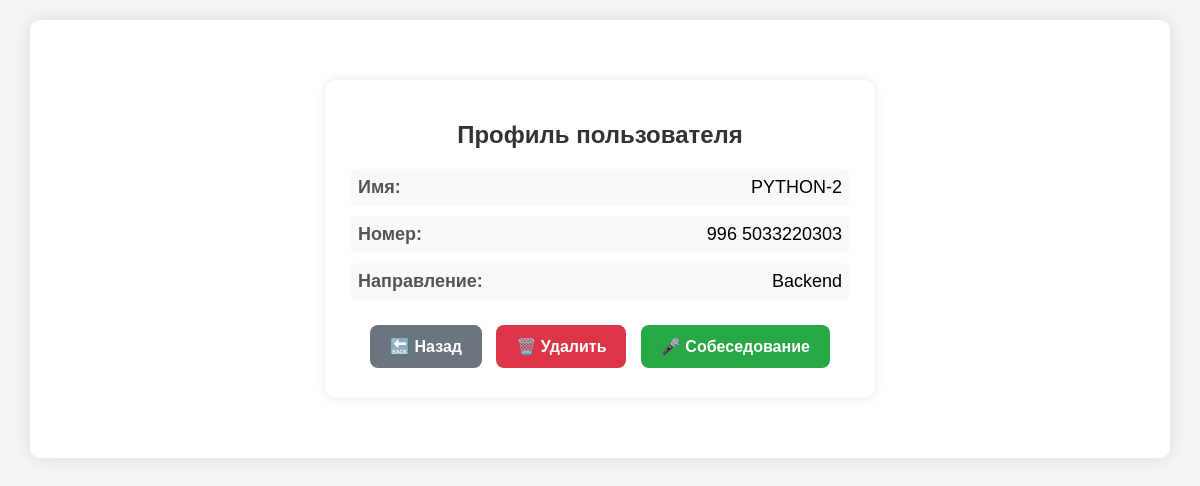
The page /user/48/ on the database its author committed.
### users/models.py (models this page shows, shortened)
class User(models.Model):
    IT_DIRECTIONS = [
        ('Backend', 'Backend'),
        ('Frontend', 'Frontend'),
    ]
    name = models.CharField(max_length=100)
    number = models.CharField(max_length=50)
    direction = models.CharField(max_length=20, choices=IT_DIRECTIONS)
    is_deleted = models.BooleanField(default=False)
    connected = models.BooleanField(default=False)
    interviewed = models.BooleanField(default=False)
    interview_date = models.DateTimeField(null=True, blank=True)  # Дата и время собеседования
    def __str__(self):
        return self.name
    class Trainer(models.Model):
        name = models.CharField(max_length=255)
        direction = models.CharField(max_length=255)
    class User(models.Model):
        name = models.CharField(max_length=100)
        number = models.CharField(max_length=15)
        direction = models.CharField(max_length=100)
        interview_date = models.DateTimeField(null=True, blank=True)  # Дата и время собеседования
        trainer = models.ForeignKey(Trainer, null=True, blank=True, on_delete=models.SET_NULL)  # Назначенный тренер

### users/views.py (the view)
# urls.py: path('user/<int:pk>/', UserDetailView.as_view(), name='user_detail'),
class UserDetailView(DetailView):
    model = User
    template_name = 'users/user_detail.html'
    context_object_name = 'user'

### users/templates/users/user_detail.html (shortened to what this page needs)
{% extends 'users/base.html' %}
{% block content %}
    <div class="user-profile">
        <h1>Профиль пользователя</h1>
        <div class="profile-info">
            <p><span>Имя:</span> {{ user.name }}</p>
            <p><span>Номер:</span> {{ user.number }}</p>
            <p><span>Направление:</span> {{ user.direction }}</p>
        </div>
        <div class="profile-actions">
            <a href="{% url 'user_list' %}" class="btn btn-back">🔙 Назад</a>
            <a href="{% url 'delete_user' user.id %}" class="btn btn-trash">🗑️ Удалить</a>
            <a href="{% url 'invite_to_interview' user.id %}" class="btn btn-interview">🎤 Собеседование</a>
        </div>
    </div>
{% endblock %}

### users/templates/users/base.html (style rules this page uses)
body { font-family: 'Arial', sans-serif; margin: 0; padding: 0; background-color: #f5f5f5; }
h1, h2 { text-align: center; color: #333; font-size: 24px; margin-bottom: 20px; }
.btn { padding: 10px 20px; text-decoration: none; color: white; border-radius: 6px; font-size: 14px; transition: background-color 0.3s ease; display: inline-flex; align-items: center; justify-content: center; }

### users/templates/users/user_detail.html (style rules this page uses)
.user-profile { max-width: 500px; margin: 30px auto; padding: 25px; border-radius: 12px; background: #fff; box-shadow: 0 0 10px rgba(0, 0, 0, 0.1); text-align: center; }
h1 { color: #333; margin-bottom: 20px; }
.profile-info p { font-size: 18px; margin: 10px 0; padding: 8px; background: #f8f9fa; border-radius: 8px; display: flex; justify-content: space-between; }
.profile-info span { font-weight: bold; color: #555; }
.profile-actions { margin-top: 20px; }
.btn { display: inline-block; padding: 12px 20px; text-decoration: none; color: white; border-radius: 8px; margin: 5px; font-size: 16px; font-weight: bold; transition: 0.3s; border: none; cursor: pointer; }
.btn-back { background: #6c757d; }
.btn-trash { background: #dc3545; }
.btn-interview { background: #28a745; }

### rows shown on the page
User: name "PYTHON-2", number "996 5033220303", direction "Backend"
